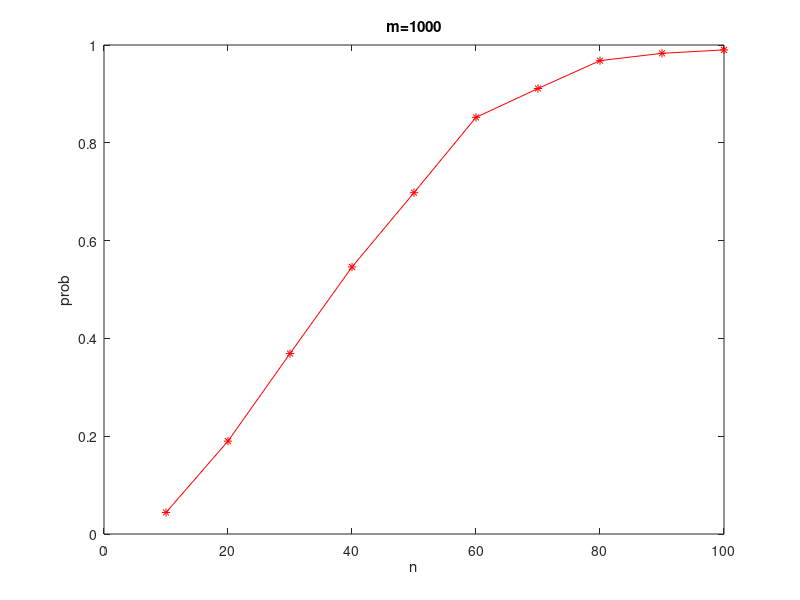

Write the MATLAB code that produced this figure.
N = 1000;
m = 1000;
ns = 10:10:100;
res = [];
for n = ns
    lancamentos = randi(m,n,N);
    diferentes = zeros(1,N);
    for col = 1:N
        diferentes(col) = length(unique(lancamentos(:,col)))<n;
    end
    res = [res sum(diferentes)/N];
end
plot(ns,res,"r*-"), xlabel("n"), ylabel("prob"),title("m=1000")
    